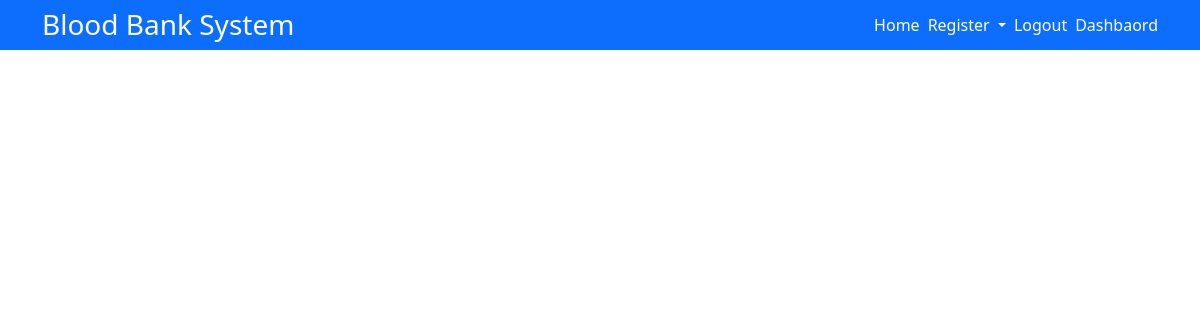
The page /hospital/requests.php (signed in) on the database as committed earlier.
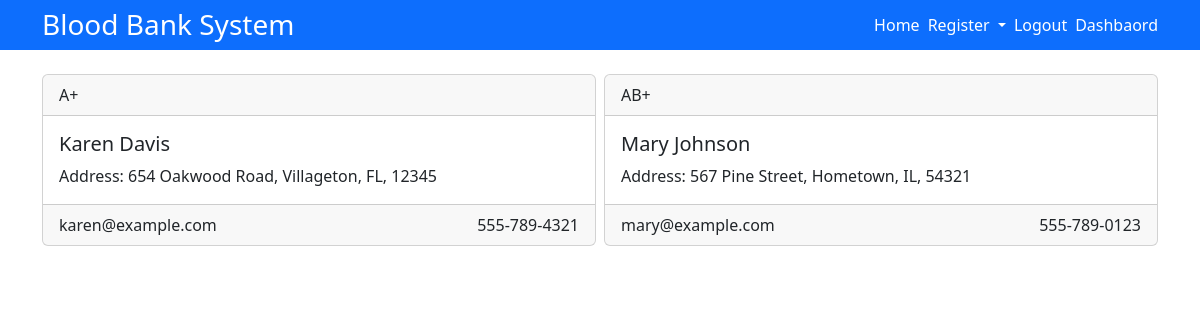
The same page on the database as committed later.
### tables this page shows
CREATE TABLE `receiver` (
  `id` int(11) NOT NULL,
  `name` varchar(255) NOT NULL,
  `email` varchar(255) NOT NULL,
  `password` varchar(255) NOT NULL,
  `blood_group` varchar(5) NOT NULL,
  `address` varchar(255) DEFAULT NULL,
  `city` varchar(50) DEFAULT NULL,
  `state` varchar(50) DEFAULT NULL,
  `postal_code` varchar(10) DEFAULT NULL,
  `phone_number` varchar(15) DEFAULT NULL,
  `registration_date` date DEFAULT NULL
);

### hospital/requests.php (the view, shortened to what this page needs)
<?php
include_once('../templates/header.php');
require_once('../includes/dbh.inc.php');
function getRequestsForHospital($conn, $hospitalId)
{
    $sql = "SELECT r.name,r.email, r.blood_group, r.address, r.city, r.state, r.postal_code, r.phone_number
    FROM receiver r
    INNER JOIN request req ON r.id = req.receiver_id
    INNER JOIN blood_samples bs ON req.sample_id = bs.id
    WHERE bs.hospital_id = ?;
    ";
    $stmt = mysqli_stmt_init($conn);
    if (mysqli_stmt_prepare($stmt, $sql)) {
        mysqli_stmt_bind_param($stmt, "i", $hospitalId);
        mysqli_stmt_execute($stmt);
        $result = mysqli_stmt_get_result($stmt);
        $requests = array();
        while ($row = mysqli_fetch_assoc($result)) {
            $requests[] = $row;
        }
        return $requests;
    } else {
        return false;
    }
}
$requestsData = getRequestsForHospital($conn, $_SESSION['id']);
?>
<section class="container">
    <div class="row g-2">
        <?php
        foreach ($requestsData as $row): ?>
            <div class="col-6">
                <div class="card">
                    <div class="card-header">
                        <?=$row['blood_group']?>
                    </div>
                    <div class="card-body">
                        <h5 class="card-title"><?=$row['name']?></h5>
                        <p class="card-text">Address: <?=$row['address']?>, <?=$row['city']?>, <?=$row['state']?>, <?=$row['postal_code']?></p>
                    </div>
                    <div class="card-footer">
                        <div class="d-flex justify-content-between">
                            <div><?=$row['email']?></div>
                            <div><?=$row['phone_number']?></div>
                        </div>
                    </div>
                </div>
            </div>
        <?php endforeach; ?>
    </div>
</section>
<?php include_once('../templates/footer.php') ?>

Rows that differ between the two databases and show on the page:
added receiver: blood_group "A+", name "Karen Davis", address "654 Oakwood Road", city "Villageton", state "FL", postal_code "12345", email "karen@example.com", phone_number "555-789-4321"
added receiver: blood_group "AB+", name "Mary Johnson", address "567 Pine Street", city "Hometown", state "IL", postal_code "54321", email "mary@example.com", phone_number "555-789-0123"
